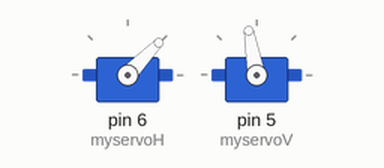
Bench run of a sketch on a simulated Arduino Uno, built with avr-gcc and run on an emulated ATmega328P. On the bench: 2 × servo.

Above: at 0.05 s.
At 2.25 s:
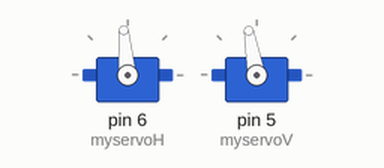
At 4.5 s:
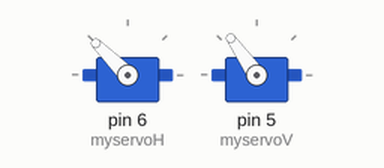
At 8.95 s:
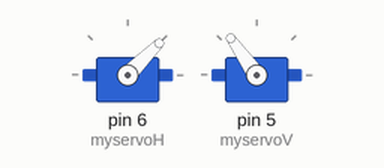
Timing chart, 0 to 11.7 s (numbered marks = the images above):
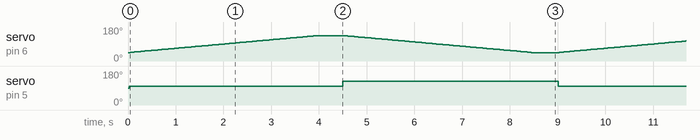

Measured:
- by itself, servo on pin 5 (myservoV): alternates 125° for 4.5 s and 100° for 4.5 s

The sketch:

EP10_Servo_Smooth.ino
```cpp
#include <Servo.h>
Servo myservoH, myservoV;           // create servo object to control a servo
                                    // a maximum of eight servo objects can be created
int pos = 0;                        // variable to store the servo position
void setup()
{
  myservoH.attach(6);                // attaches the servo on pin 6 to the servo object
  myservoV.attach(5);
}

void loop()
{
  for(pos = 45; pos < 135; pos += 1) // goes from 0 degrees to 90 degrees
  {
    myservoH.write(pos);             // tell servo to go to position in variable 'hor'
    delay(22);                       // waits 15ms for the servo to reach the position
    myservoV.write(100);
    delay(22);
  }
  delay(500);
  for(pos = 135; pos >= 45; pos -=1) // goes from 180 degrees to 0 degrees
  {
    myservoH.write(pos);             // tell servo to go to position in variable 'hor'
    delay(22);                       // waits 15ms for the servo to reach the position
    myservoV.write(125);
    delay(22);
  }
  delay(500);
}
```
